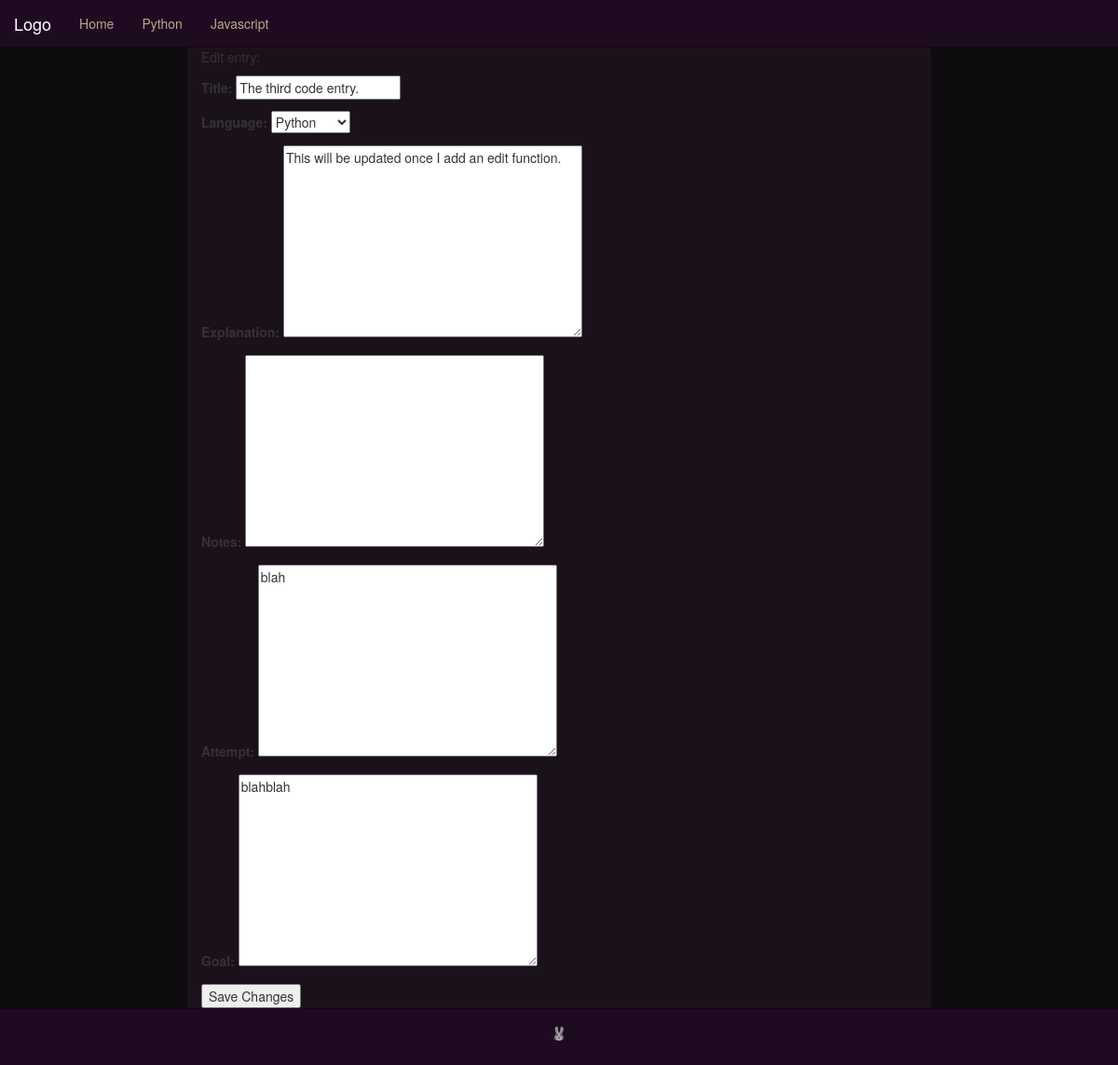
The page /edit_code_entry/3/ on the database as committed earlier.
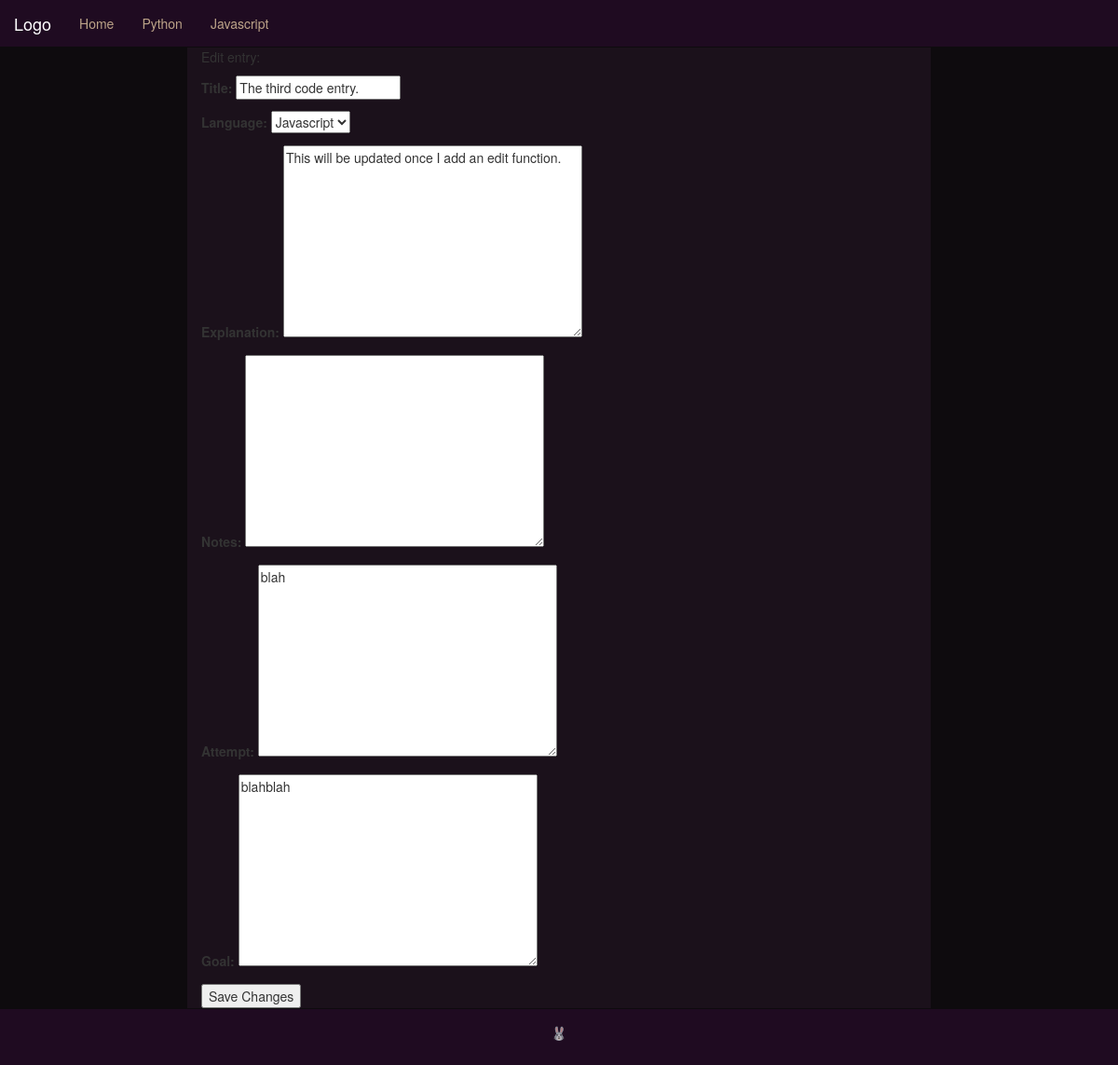
The same page on the database as committed later.
### main_site/models.py (models this page shows, shortened)
class CodeEntry(models.Model):
    JAVASCRIPT = 'JS'
    PYTHON = 'PYTHON'
    date_added = models.DateTimeField(auto_now_add=True)
    title = models.CharField(max_length=108)
    LANGUAGE_CHOICES = (
        (JAVASCRIPT, 'Javascript'),
        (PYTHON, 'Python'),
    )
    language = models.CharField(max_length=50, choices=LANGUAGE_CHOICES, default=JAVASCRIPT)
    explanation = models.TextField()
    notes = models.TextField(blank=True)
    attempt = models.TextField()
    goal = models.TextField()
    class Meta:
        verbose_name_plural = 'code_entries'

### main_site/views.py (the view)
# urls.py: url(r'^edit_code_entry/(?P<code_entry_id>\d+)/$', views.edit_code_entry, name='edit_code_entry'),
def edit_code_entry(request, code_entry_id):
    code_entry = CodeEntry.objects.get(id=code_entry_id)
    if request.method != 'POST':
        form = CodeEntryForm(instance=code_entry)
    else:
        form = CodeEntryForm(instance=code_entry, data=request.POST)
        if form.is_valid():
            form.save()
            return HttpResponseRedirect(reverse('main_site:code_entry', args=[code_entry.id]))
    context = {'code_entry':code_entry, 'form':form}
    return render(request, 'main_site/edit_code_entry.html', context)

### main_site/forms.py
class CodeEntryForm(forms.ModelForm):
    class Meta:
        model = CodeEntry
        fields = ['title', 'language', 'explanation', 'notes', 'attempt', 'goal']

### main_site/templates/main_site/edit_code_entry.html (shortened to what this page needs)
{% extends "main_site/base.html" %}
{% block content %}
    <p>Edit entry:</p>
    <form action="{% url 'main_site:edit_code_entry' code_entry.id %}" method='post'>
        {{ form.as_p }}
        <button name="submit">Save Changes</button>
    </form>
{% endblock content %}

Rows that differ between the two databases and show on the page:
changed CodeEntry "The third code entry.": language "Python" → "Javascript"
